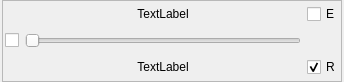
<?xml version="1.0" encoding="UTF-8"?>
<ui version="4.0">
 <class>AxisSlicer</class>
 <widget class="QWidget" name="AxisSlicer">
  <property name="geometry">
   <rect>
    <x>0</x>
    <y>0</y>
    <width>344</width>
    <height>82</height>
   </rect>
  </property>
  <property name="sizePolicy">
   <sizepolicy hsizetype="Preferred" vsizetype="Minimum">
    <horstretch>0</horstretch>
    <verstretch>0</verstretch>
   </sizepolicy>
  </property>
  <property name="minimumSize">
   <size>
    <width>320</width>
    <height>0</height>
   </size>
  </property>
  <property name="maximumSize">
   <size>
    <width>16777215</width>
    <height>82</height>
   </size>
  </property>
  <property name="windowTitle">
   <string>View Slicer</string>
  </property>
  <layout class="QHBoxLayout" name="horizontalLayout">
   <property name="leftMargin">
    <number>2</number>
   </property>
   <property name="topMargin">
    <number>0</number>
   </property>
   <property name="rightMargin">
    <number>2</number>
   </property>
   <property name="bottomMargin">
    <number>0</number>
   </property>
   <item>
    <widget class="QFrame" name="frame">
     <property name="sizePolicy">
      <sizepolicy hsizetype="Preferred" vsizetype="MinimumExpanding">
       <horstretch>0</horstretch>
       <verstretch>0</verstretch>
      </sizepolicy>
     </property>
     <property name="minimumSize">
      <size>
       <width>320</width>
       <height>0</height>
      </size>
     </property>
     <property name="frameShape">
      <enum>QFrame::StyledPanel</enum>
     </property>
     <property name="frameShadow">
      <enum>QFrame::Raised</enum>
     </property>
     <layout class="QGridLayout" name="gridLayout">
      <property name="sizeConstraint">
       <enum>QLayout::SetMinimumSize</enum>
      </property>
      <property name="leftMargin">
       <number>2</number>
      </property>
      <property name="topMargin">
       <number>0</number>
      </property>
      <property name="rightMargin">
       <number>0</number>
      </property>
      <property name="bottomMargin">
       <number>0</number>
      </property>
      <item row="0" column="1">
       <widget class="QLabel" name="label_axis">
        <property name="text">
         <string>TextLabel</string>
        </property>
        <property name="alignment">
         <set>Qt::AlignCenter</set>
        </property>
       </widget>
      </item>
      <item row="0" column="2">
       <widget class="QCheckBox" name="checkBox_emit">
        <property name="toolTip">
         <string>&lt;html&gt;&lt;head/&gt;&lt;body&gt;&lt;p&gt;Emit changes to other axis slicers&lt;/p&gt;&lt;/body&gt;&lt;/html&gt;</string>
        </property>
        <property name="text">
         <string>E</string>
        </property>
       </widget>
      </item>
      <item row="1" column="0">
       <widget class="QCheckBox" name="checkBox_current_axis">
        <property name="toolTip">
         <string>&lt;html&gt;&lt;head/&gt;&lt;body&gt;&lt;p&gt;Set as current axis of the graph &lt;/p&gt;&lt;/body&gt;&lt;/html&gt;</string>
        </property>
        <property name="text">
         <string/>
        </property>
       </widget>
      </item>
      <item row="1" column="1">
       <widget class="QSlider" name="slider">
        <property name="enabled">
         <bool>true</bool>
        </property>
        <property name="orientation">
         <enum>Qt::Horizontal</enum>
        </property>
       </widget>
      </item>
      <item row="2" column="1">
       <widget class="QLabel" name="label_domain_value">
        <property name="text">
         <string>TextLabel</string>
        </property>
        <property name="alignment">
         <set>Qt::AlignCenter</set>
        </property>
       </widget>
      </item>
      <item row="2" column="2">
       <widget class="QCheckBox" name="checkBox_recieve">
        <property name="toolTip">
         <string>&lt;html&gt;&lt;head/&gt;&lt;body&gt;&lt;p&gt;Recieve changes from other axis slices&lt;/p&gt;&lt;/body&gt;&lt;/html&gt;</string>
        </property>
        <property name="text">
         <string>R</string>
        </property>
        <property name="checked">
         <bool>true</bool>
        </property>
       </widget>
      </item>
     </layout>
    </widget>
   </item>
  </layout>
 </widget>
 <resources/>
 <connections/>
</ui>
